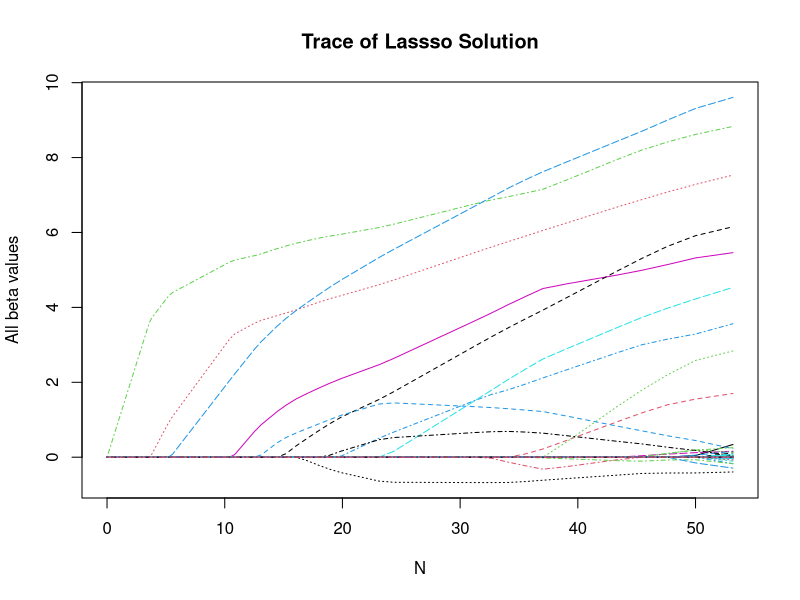

Recreate this plot in R.
#############################################################
## Stat 202A - Homework 7
## Author:
## Date :
## Description: This script implements the lasso
#############################################################

#############################################################
## INSTRUCTIONS: Please fill in the missing lines of code
## only where specified. Do not change function names,
## function inputs or outputs. You can add examples at the
## end of the script (in the "Optional examples" section) to
## double-check your work, but MAKE SURE TO COMMENT OUT ALL
## OF YOUR EXAMPLES BEFORE SUBMITTING.
##
## Very important: Do not use the function "setwd" anywhere
## in your code. If you do, I will be unable to grade your
## work since R will attempt to change my working directory
## to one that does not exist.
#############################################################

#####################################
## Function 1: Lasso solution path ##
#####################################

myLasso <- function(X, Y, lambda_all){

  # Find the lasso solution path for various values of
  # the regularization parameter lambda.
  #
  # X: n x p matrix of explanatory variables.
  # Y: n dimensional response vector
  # lambda_all: Vector of regularization parameters. Make sure
  # to sort lambda_all in decreasing order for efficiency.
  #
  # Returns a matrix containing the lasso solution vector
  # beta for each regularization parameter.

  #######################
  ## FILL IN CODE HERE ##
  #######################

  lambda_all = sort(lambda_all, decreasing = TRUE)

  p = dim(X)[2]
  L = length(lambda_all)

  T = 10

  beta = matrix(rep(0,p), nrow = p)
  beta_all = matrix(rep(0,(p*L)), nrow = p)
  err = rep(0,L)
  R = Y

  ss = rep(0,p)

  for(j in 1:p){
    ss[j] = sum(X[,j]^2)


  }

  for (l in 1:L){
    lambda = lambda_all[l]
    for(t in 1:T){
      for (j in 1:p){
        db = sum(R*X[,j])/ss[j]
        b = beta[j] + db
        b = sign(b) * max(0, abs(b) - lambda / ss[j])
        db = b - beta[j]
        R = R - X[,j] * db
        beta[j] = b
      }
    }
    beta_all[,l] = beta
    # print('beta')
    # print(dim(beta))
    # print('beta_true')
    # print(dim(beta_true))
    #err[l] = sum((beta - beta_true)^2)
  }

 
  #matplot(t(matrix(rep(1, p), nrow = 1)%*%abs(beta_all)), t(beta_all), type = 'l',main='LASSO BOOSTING',xlab='N',ylab='Beta')
  #plot(lambda_all, err, type = 'l',main='LASSO ERROR ESTIMATION',xlab='Lambda',ylab='Error')


  ## Function should output the matrix beta_all, the
  ## solution to the lasso regression problem for all
  ## the regularization parameters.
  ## beta_all is (p+1) x length(lambda_all)
  return(beta_all)

}

n = 50
p = 200
s = 10

X = matrix(rnorm(n * p), nrow=n)
lambda_all = (100 : 1) * 10
beta_true = matrix(rep(0, p), nrow = p)
beta_true[1:s] = 1 : s
Y = X %*% beta_true + rnorm(n)
beta_all = myLasso(X, Y, lambda_all)
#print(beta_all)
matplot(
  t(matrix(rep(1, p), nrow = 1) %*% abs(beta_all)),
  t(beta_all),
  type = 'l',
  main='Trace of Lassso Solution',
  xlab='N',
  ylab='All beta values'
)



